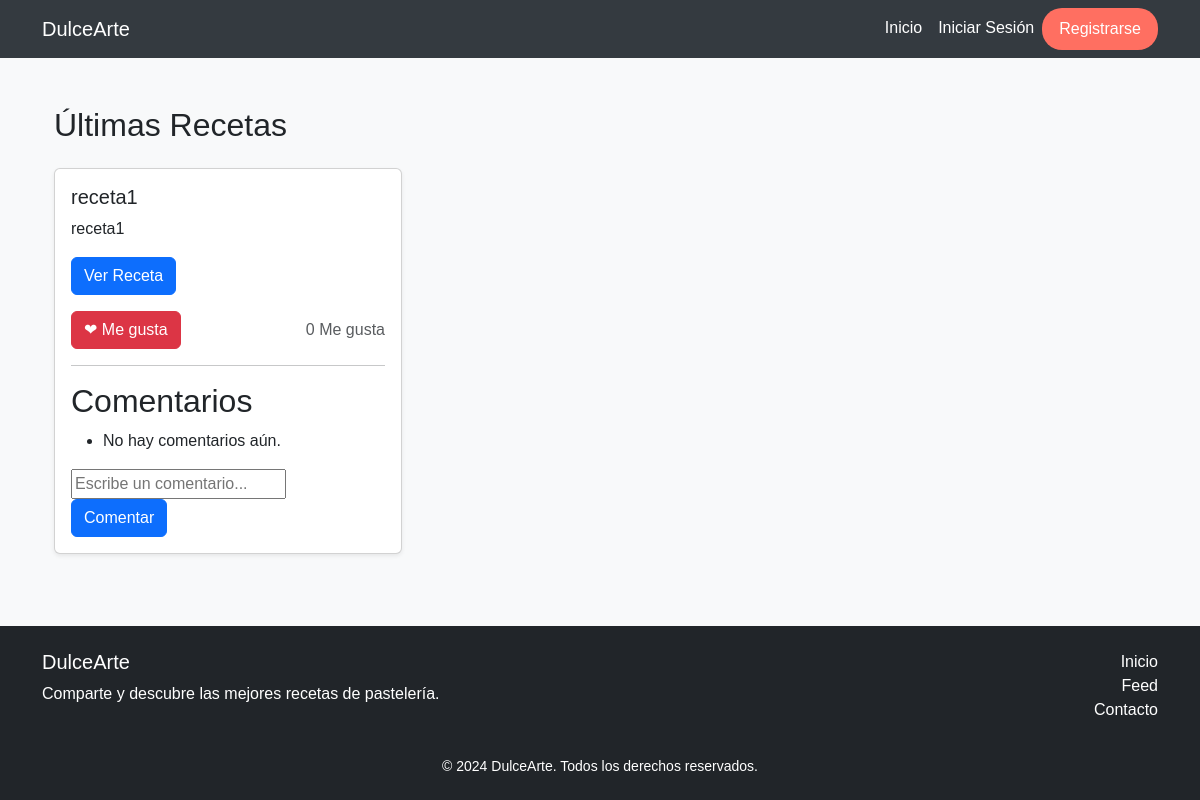
Before: /feed/ with the older database file.
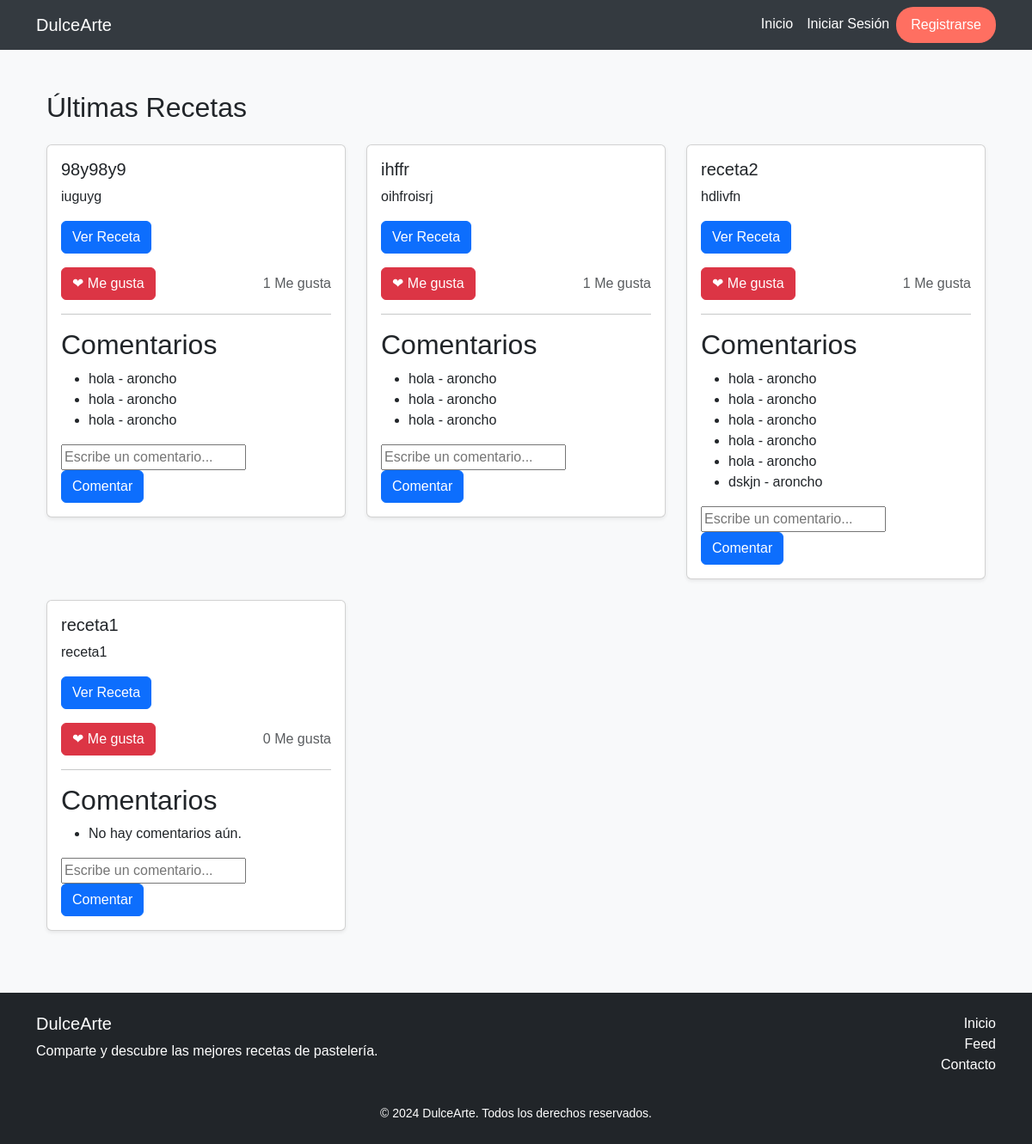
After: the same page with the newer database file.
### recetas/models.py (models this page shows)
class Receta(models.Model):
    titulo = models.CharField(max_length=200)
    descripcion = models.TextField()
    ingredientes = models.TextField()
    instrucciones = models.TextField()
    autor = models.ForeignKey(settings.AUTH_USER_MODEL, on_delete=models.CASCADE)
    fecha_creacion = models.DateTimeField(auto_now_add=True)

class Comentario(models.Model):
    contenido = models.TextField()
    autor = models.ForeignKey(settings.AUTH_USER_MODEL, on_delete=models.CASCADE)
    receta = models.ForeignKey(Receta, on_delete=models.CASCADE, related_name='comentarios', default=1)
    fecha_creacion = models.DateTimeField(auto_now_add=True)

### usuarios/models.py (models this page shows)
class Usuario(AbstractUser):
    bio = models.TextField(null=True, blank=True)
    avatar = models.ImageField(upload_to='avatars/', null=True, blank=True)
    groups = models.ManyToManyField(
        Group,
        related_name='usuarios_set',  # Cambia el related_name para evitar conflicto
        blank=True,
        help_text='The groups this user belongs to.',
        verbose_name='groups',
    )
    user_permissions = models.ManyToManyField(
        Permission,
        related_name='usuarios_set',  # Cambia el related_name para evitar conflicto
        blank=True,
        help_text='Specific permissions for this user.',
        verbose_name='user permissions',
    )
    def __str__(self):
        return self.username

### recetas/views.py (the view)
# urls.py: path('feed/', views.feed, name='feed'),
def feed(request):
    recetas = Receta.objects.all().order_by('-fecha_creacion')
    return render(request, 'recetas/feed.html', {'recetas': recetas})

### recetas/templates/recetas/feed.html (shortened to what this page needs)
{% extends 'recetas/base.html' %}
{% block content %}
    <div class="container mt-5">
        <h2 class="mb-4">Últimas Recetas</h2>
        <div class="row">
            {% for receta in recetas %}
                <div class="col-md-4">
                    <div class="card mb-4 shadow-sm">
                        <div class="card-body">
                            <h5 class="card-title">{{ receta.titulo }}</h5>
                            <p class="card-text">{{ receta.descripcion|truncatewords:20 }}</p>
                            <a href="{% url 'detalle_receta' receta.id %}" class="btn btn-primary mb-3">Ver Receta</a>
                            <div class="d-flex justify-content-between align-items-center">
                                <button data-id="{{ receta.id }}" class="btn btn-danger btn-megusta">❤ Me gusta</button>
                                <span id="like-count-{{ receta.id }}" class="text-muted">{{ receta.megusta_set.count }} Me gusta</span>
                            </div>
                            <hr>
                            <h2>Comentarios</h2>
                            <ul>
                                {% for comentario in receta.comentarios.all %}
                                    <li>{{ comentario.contenido }} - {{ comentario.autor }}</li>
                                {% empty %}
                                    <li>No hay comentarios aún.</li>
                                {% endfor %}
                            </ul>
                            <form class="comment-form" data-id="{{ receta.id }}">
                                <input type="text" name="contenido" placeholder="Escribe un comentario..." required>
                                <button type="submit" class="btn btn-primary">Comentar</button>
                            </form>
                        </div>
                    </div>
                </div>
            {% endfor %}
        </div>
    </div>
{% endblock %}

### recetas/templates/recetas/base.html (shortened to what this page needs)
<!DOCTYPE html>
<html lang="es">
<head>
    {% load static %}
    <link href="https://cdn.jsdelivr.net/npm/bootstrap@5.3.0-alpha1/dist/css/bootstrap.min.css" rel="stylesheet">
</head>
<body>
    <nav class="navbar navbar-expand-lg">
        <div class="container">
            <a class="navbar-brand" href="{% url 'home' %}">DulceArte</a>
            <div class="collapse navbar-collapse" id="navbarNav">
                <ul class="navbar-nav ms-auto">
                    <li class="nav-item">
                        <a class="nav-link" href="{% url 'home' %}">Inicio</a>
                    </li>
                    {% if user.is_authenticated %}
                        <li class="nav-item">
                            <a class="nav-link" href="{% url 'crear_receta' %}">Crear Receta</a>
                        </li>
                        <li class="nav-item">
                            <a class="nav-link" href="{% url 'mis_recetas' %}">Mis Recetas</a>
                        </li>
                        <li class="nav-item">
                            <a class="nav-link" href="{% url 'admin' %}">Admin</a>
                        </li>
                        <li class="nav-item">
                            <a class="nav-link" href="{% url 'feed' %}">Feed</a>
                        </li>
                        <li class="nav-item">
                            <a class="btn btn-custom" href="{% url 'cerrar_sesion' %}">Cerrar Sesión</a>
                        </li>
                    {% else %}
                        <li class="nav-item">
                            <a class="nav-link" href="{% url 'inicio_sesion' %}">Iniciar Sesión</a>
                        </li>
                        <li class="nav-item">
                            <a class="btn btn-custom" href="{% url 'registro' %}">Registrarse</a>
                        </li>
                    {% endif %}
                </ul>
            </div>
        </div>
    </nav>
    <div class="container mt-5">
        {% block content %}{% endblock %}
    </div>
<footer class="bg-dark text-white mt-5">
    <div class="container py-4">
        <div class="row">
            <div class="col-md-6">
                <h5>DulceArte</h5>
                <p>Comparte y descubre las mejores recetas de pastelería.</p>
            </div>
            <div class="col-md-6 text-md-end">
                <ul class="list-unstyled">
                    <li><a href="{% url 'home' %}" class="text-white text-decoration-none">Inicio</a></li>
                    <li><a href="{% url 'feed' %}" class="text-white text-decoration-none">Feed</a></li>
                    <li><a href="#" class="text-white text-decoration-none">Contacto</a></li>
                </ul>
            </div>
        </div>
        <div class="text-center mt-3">
            <small>© 2024 DulceArte. Todos los derechos reservados.</small>
        </div>
    </div>
</footer>
</body>
</html>

### recetas/templates/recetas/base.html (style rules this page uses)
body { background-color: #f8f9fa; font-family: 'Arial', sans-serif; }
.navbar { background-color: #343a40; }
.navbar-brand, .nav-link { color: white !important; }
.nav-item .btn-custom { background-color: #ff6f61; border-radius: 20px; color: white; padding: 0.5rem 1rem; }

Changed rows visible on the page:
added Receta: titulo "98y98y9", descripcion "iuguyg", megusta_set.count "1"
added Comentario: contenido "hola", autor "aroncho", shown under "98y98y9"
added Comentario: contenido "hola", autor "aroncho", shown under "98y98y9"
added Comentario: contenido "hola", autor "aroncho", shown under "98y98y9"
added Receta: titulo "ihffr", descripcion "oihfroisrj", megusta_set.count "1"
added Comentario: contenido "hola", autor "aroncho", shown under "ihffr"
added Comentario: contenido "hola", autor "aroncho", shown under "ihffr"
added Comentario: contenido "hola", autor "aroncho", shown under "ihffr"
added Receta: titulo "receta2", descripcion "hdlivfn", megusta_set.count "1"
added Comentario: contenido "hola", autor "aroncho", shown under "receta2"
added Comentario: contenido "hola", autor "aroncho", shown under "receta2"
added Comentario: contenido "hola", autor "aroncho", shown under "receta2"
added Comentario: contenido "hola", autor "aroncho", shown under "receta2"
added Comentario: contenido "hola", autor "aroncho", shown under "receta2"
added Comentario: contenido "dskjn", autor "aroncho", shown under "receta2"
